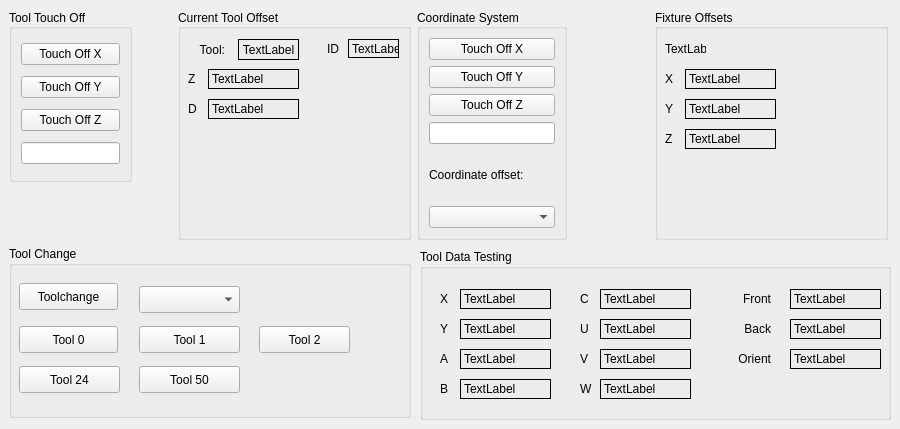
      <widget class="QWidget" name="tab_2">
       <attribute name="title">
        <string>Touch Off</string>
       </attribute>
       <widget class="QGroupBox" name="groupBox_6">
        <property name="geometry">
         <rect>
          <x>9</x>
          <y>9</y>
          <width>123</width>
          <height>173</height>
         </rect>
        </property>
        <property name="maximumSize">
         <size>
          <width>163</width>
          <height>16777215</height>
         </size>
        </property>
        <property name="title">
         <string>Tool Touch Off</string>
        </property>
        <property name="alignment">
         <set>Qt::AlignLeading|Qt::AlignLeft|Qt::AlignVCenter</set>
        </property>
        <layout class="QGridLayout" name="gridLayout_14">
         <item row="2" column="0">
          <widget class="QPushButton" name="tool_touchoff_z">
           <property name="text">
            <string>Touch Off Z</string>
           </property>
          </widget>
         </item>
         <item row="1" column="0">
          <widget class="QPushButton" name="tool_touchoff_y">
           <property name="text">
            <string>Touch Off Y</string>
           </property>
          </widget>
         </item>
         <item row="0" column="0">
          <widget class="QPushButton" name="tool_touchoff_x">
           <property name="text">
            <string>Touch Off X</string>
           </property>
          </widget>
         </item>
         <item row="3" column="0">
          <widget class="QLineEdit" name="tool_touchoff_le"/>
         </item>
        </layout>
       </widget>
       <widget class="QGroupBox" name="groupBox_11">
        <property name="geometry">
         <rect>
          <x>178</x>
          <y>9</y>
          <width>233</width>
          <height>231</height>
         </rect>
        </property>
        <property name="title">
         <string>Current Tool Offset</string>
        </property>
        <property name="alignment">
         <set>Qt::AlignLeading|Qt::AlignLeft|Qt::AlignVCenter</set>
        </property>
        <widget class="QLabel" name="label_27">
         <property name="geometry">
          <rect>
           <x>10</x>
           <y>60</y>
           <width>21</width>
           <height>19</height>
          </rect>
         </property>
         <property name="text">
          <string>Z</string>
         </property>
        </widget>
        <widget class="QLabel" name="tool_zoffset_lb">
         <property name="geometry">
          <rect>
           <x>30</x>
           <y>60</y>
           <width>91</width>
           <height>20</height>
          </rect>
         </property>
         <property name="frameShape">
          <enum>QFrame::Box</enum>
         </property>
         <property name="text">
          <string>TextLabel</string>
         </property>
         <property name="alignment">
          <set>Qt::AlignLeading|Qt::AlignLeft|Qt::AlignVCenter</set>
         </property>
        </widget>
        <widget class="QLabel" name="tool_diameter_lb">
         <property name="geometry">
          <rect>
           <x>30</x>
           <y>90</y>
           <width>91</width>
           <height>20</height>
          </rect>
         </property>
         <property name="frameShape">
          <enum>QFrame::Box</enum>
         </property>
         <property name="text">
          <string>TextLabel</string>
         </property>
         <property name="alignment">
          <set>Qt::AlignLeading|Qt::AlignLeft|Qt::AlignVCenter</set>
         </property>
        </widget>
        <widget class="QLabel" name="label_29">
         <property name="geometry">
          <rect>
           <x>10</x>
           <y>90</y>
           <width>21</width>
           <height>19</height>
          </rect>
         </property>
         <property name="text">
          <string>D</string>
         </property>
        </widget>
        <widget class="QLabel" name="tool_in_spindle_lb">
         <property name="geometry">
          <rect>
           <x>60</x>
           <y>30</y>
           <width>61</width>
           <height>21</height>
          </rect>
         </property>
         <property name="frameShape">
          <enum>QFrame::Box</enum>
         </property>
         <property name="text">
          <string>TextLabel</string>
         </property>
         <property name="alignment">
          <set>Qt::AlignCenter</set>
         </property>
        </widget>
        <widget class="QLabel" name="label_14">
         <property name="geometry">
          <rect>
           <x>10</x>
           <y>30</y>
           <width>41</width>
           <height>21</height>
          </rect>
         </property>
         <property name="baseSize">
          <size>
           <width>0</width>
           <height>0</height>
          </size>
         </property>
         <property name="text">
          <string>Tool:</string>
         </property>
         <property name="alignment">
          <set>Qt::AlignRight|Qt::AlignTrailing|Qt::AlignVCenter</set>
         </property>
         <property name="indent">
          <number>4</number>
         </property>
        </widget>
        <widget class="QLabel" name="label_32">
         <property name="geometry">
          <rect>
           <x>140</x>
           <y>30</y>
           <width>21</width>
           <height>20</height>
          </rect>
         </property>
         <property name="text">
          <string>ID</string>
         </property>
         <property name="alignment">
          <set>Qt::AlignRight|Qt::AlignTrailing|Qt::AlignVCenter</set>
         </property>
        </widget>
        <widget class="QLabel" name="tool_id_lb">
         <property name="geometry">
          <rect>
           <x>170</x>
           <y>30</y>
           <width>51</width>
           <height>19</height>
          </rect>
         </property>
         <property name="frameShape">
          <enum>QFrame::Box</enum>
         </property>
         <property name="text">
          <string>TextLabel</string>
         </property>
        </widget>
       </widget>
       <widget class="QGroupBox" name="groupBox_10">
        <property name="geometry">
         <rect>
          <x>655</x>
          <y>9</y>
          <width>233</width>
          <height>231</height>
         </rect>
        </property>
        <property name="title">
         <string>Fixture Offsets</string>
        </property>
        <property name="alignment">
         <set>Qt::AlignLeading|Qt::AlignLeft|Qt::AlignVCenter</set>
        </property>
        <widget class="QLabel" name="g5x_lb_z">
         <property name="geometry">
          <rect>
           <x>30</x>
           <y>120</y>
           <width>91</width>
           <height>20</height>
          </rect>
         </property>
         <property name="frameShape">
          <enum>QFrame::Box</enum>
         </property>
         <property name="text">
          <string>TextLabel</string>
         </property>
         <property name="alignment">
          <set>Qt::AlignLeading|Qt::AlignLeft|Qt::AlignVCenter</set>
         </property>
        </widget>
        <widget class="QLabel" name="g5x_index_lb">
         <property name="geometry">
          <rect>
           <x>10</x>
           <y>30</y>
           <width>41</width>
           <height>19</height>
          </rect>
         </property>
         <property name="text">
          <string>TextLabel</string>
         </property>
        </widget>
        <widget class="QLabel" name="label_26">
         <property name="geometry">
          <rect>
           <x>10</x>
           <y>120</y>
           <width>21</width>
           <height>19</height>
          </rect>
         </property>
         <property name="text">
          <string>Z</string>
         </property>
        </widget>
        <widget class="QLabel" name="label_24">
         <property name="geometry">
          <rect>
           <x>10</x>
           <y>60</y>
           <width>21</width>
           <height>19</height>
          </rect>
         </property>
         <property name="text">
          <string>X</string>
         </property>
        </widget>
        <widget class="QLabel" name="g5x_lb_x">
         <property name="geometry">
          <rect>
           <x>30</x>
           <y>60</y>
           <width>91</width>
           <height>20</height>
          </rect>
         </property>
         <property name="frameShape">
          <enum>QFrame::Box</enum>
         </property>
         <property name="text">
          <string>TextLabel</string>
         </property>
         <property name="alignment">
          <set>Qt::AlignLeading|Qt::AlignLeft|Qt::AlignVCenter</set>
         </property>
        </widget>
        <widget class="QLabel" name="g5x_lb_y">
         <property name="geometry">
          <rect>
           <x>30</x>
           <y>90</y>
           <width>91</width>
           <height>20</height>
          </rect>
         </property>
         <property name="frameShape">
          <enum>QFrame::Box</enum>
         </property>
         <property name="text">
          <string>TextLabel</string>
         </property>
         <property name="alignment">
          <set>Qt::AlignLeading|Qt::AlignLeft|Qt::AlignVCenter</set>
         </property>
        </widget>
        <widget class="QLabel" name="label_25">
         <property name="geometry">
          <rect>
           <x>10</x>
           <y>90</y>
           <width>21</width>
           <height>20</height>
          </rect>
         </property>
         <property name="text">
          <string>Y</string>
         </property>
        </widget>
       </widget>
       <widget class="QGroupBox" name="groupBox_5">
        <property name="geometry">
         <rect>
          <x>417</x>
          <y>9</y>
          <width>150</width>
          <height>231</height>
         </rect>
        </property>
        <property name="minimumSize">
         <size>
          <width>150</width>
          <height>0</height>
         </size>
        </property>
        <property name="title">
         <string>Coordinate System</string>
        </property>
        <property name="alignment">
         <set>Qt::AlignLeading|Qt::AlignLeft|Qt::AlignVCenter</set>
        </property>
        <layout class="QGridLayout" name="gridLayout_12">
         <item row="4" column="0">
          <widget class="QLabel" name="label_23">
           <property name="text">
            <string>Coordinate offset:</string>
           </property>
          </widget>
         </item>
         <item row="2" column="0">
          <widget class="QPushButton" name="touchoff_pb_z">
           <property name="text">
            <string>Touch Off Z</string>
           </property>
          </widget>
         </item>
         <item row="0" column="0">
          <widget class="QPushButton" name="touchoff_pb_x">
           <property name="text">
            <string>Touch Off X</string>
           </property>
          </widget>
         </item>
         <item row="5" column="0">
          <widget class="QComboBox" name="touchoff_system_cb"/>
         </item>
         <item row="1" column="0">
          <widget class="QPushButton" name="touchoff_pb_y">
           <property name="text">
            <string>Touch Off Y</string>
           </property>
          </widget>
         </item>
         <item row="3" column="0">
          <widget class="QLineEdit" name="touchoff_le"/>
         </item>
        </layout>
       </widget>
       <widget class="QGroupBox" name="groupBox_9">
        <property name="geometry">
         <rect>
          <x>9</x>
          <y>246</y>
          <width>402</width>
          <height>172</height>
         </rect>
        </property>
        <property name="title">
         <string>Tool Change</string>
        </property>
        <widget class="QPushButton" name="tool_change_pb">
         <property name="geometry">
          <rect>
           <x>10</x>
           <y>37</y>
           <width>99</width>
           <height>27</height>
          </rect>
         </property>
         <property name="toolTip">
          <string/>
         </property>
         <property name="toolTipDuration">
          <number>-1</number>
         </property>
         <property name="text">
          <string>Toolchange</string>
         </property>
        </widget>
        <widget class="QPushButton" name="tool_change_pb_0">
         <property name="geometry">
          <rect>
           <x>10</x>
           <y>80</y>
           <width>99</width>
           <height>27</height>
          </rect>
         </property>
         <property name="text">
          <string>Tool 0</string>
         </property>
        </widget>
        <widget class="QPushButton" name="tool_change_pb_1">
         <property name="geometry">
          <rect>
           <x>130</x>
           <y>80</y>
           <width>101</width>
           <height>27</height>
          </rect>
         </property>
         <property name="text">
          <string>Tool 1</string>
         </property>
        </widget>
        <widget class="QPushButton" name="tool_change_pb_24">
         <property name="geometry">
          <rect>
           <x>10</x>
           <y>120</y>
           <width>101</width>
           <height>27</height>
          </rect>
         </property>
         <property name="text">
          <string>Tool 24</string>
         </property>
        </widget>
        <widget class="QPushButton" name="tool_change_pb_2">
         <property name="geometry">
          <rect>
           <x>250</x>
           <y>80</y>
           <width>91</width>
           <height>27</height>
          </rect>
         </property>
         <property name="text">
          <string>Tool 2</string>
         </property>
        </widget>
        <widget class="QPushButton" name="tool_change_pb_50">
         <property name="geometry">
          <rect>
           <x>130</x>
           <y>120</y>
           <width>101</width>
           <height>27</height>
          </rect>
         </property>
         <property name="text">
          <string>Tool 50</string>
         </property>
        </widget>
        <widget class="QComboBox" name="tool_change_cb">
         <property name="geometry">
          <rect>
           <x>130</x>
           <y>40</y>
           <width>101</width>
           <height>27</height>
          </rect>
         </property>
        </widget>
       </widget>
       <widget class="QGroupBox" name="groupBox_14">
        <property name="geometry">
         <rect>
          <x>420</x>
          <y>249</y>
          <width>471</width>
          <height>171</height>
         </rect>
        </property>
        <property name="title">
         <string>Tool Data Testing</string>
        </property>
        <widget class="QLabel" name="tool_boffset_lb">
         <property name="geometry">
          <rect>
           <x>40</x>
           <y>130</y>
           <width>91</width>
           <height>20</height>
          </rect>
         </property>
         <property name="frameShape">
          <enum>QFrame::Box</enum>
         </property>
         <property name="text">
          <string>TextLabel</string>
         </property>
         <property name="alignment">
          <set>Qt::AlignLeading|Qt::AlignLeft|Qt::AlignVCenter</set>
         </property>
        </widget>
        <widget class="QLabel" name="tool_aoffset_lb">
         <property name="geometry">
          <rect>
           <x>40</x>
           <y>100</y>
           <width>91</width>
           <height>20</height>
          </rect>
         </property>
         <property name="frameShape">
          <enum>QFrame::Box</enum>
         </property>
         <property name="text">
          <string>TextLabel</string>
         </property>
         <property name="alignment">
          <set>Qt::AlignLeading|Qt::AlignLeft|Qt::AlignVCenter</set>
         </property>
        </widget>
        <widget class="QLabel" name="tool_yoffset_lb">
         <property name="geometry">
          <rect>
           <x>40</x>
           <y>70</y>
           <width>91</width>
           <height>20</height>
          </rect>
         </property>
         <property name="frameShape">
          <enum>QFrame::Box</enum>
         </property>
         <property name="text">
          <string>TextLabel</string>
         </property>
         <property name="alignment">
          <set>Qt::AlignLeading|Qt::AlignLeft|Qt::AlignVCenter</set>
         </property>
        </widget>
        <widget class="QLabel" name="label_37">
         <property name="geometry">
          <rect>
           <x>20</x>
           <y>130</y>
           <width>21</width>
           <height>19</height>
          </rect>
         </property>
         <property name="text">
          <string>B</string>
         </property>
        </widget>
        <widget class="QLabel" name="label_34">
         <property name="geometry">
          <rect>
           <x>20</x>
           <y>40</y>
           <width>21</width>
           <height>19</height>
          </rect>
         </property>
         <property name="text">
          <string>X</string>
         </property>
        </widget>
        <widget class="QLabel" name="label_35">
         <property name="geometry">
          <rect>
           <x>20</x>
           <y>70</y>
           <width>21</width>
           <height>19</height>
          </rect>
         </property>
         <property name="text">
          <string>Y</string>
         </property>
        </widget>
        <widget class="QLabel" name="tool_xoffset_lb">
         <property name="geometry">
          <rect>
           <x>40</x>
           <y>40</y>
           <width>91</width>
           <height>20</height>
          </rect>
         </property>
         <property name="frameShape">
          <enum>QFrame::Box</enum>
         </property>
         <property name="text">
          <string>TextLabel</string>
         </property>
         <property name="alignment">
          <set>Qt::AlignLeading|Qt::AlignLeft|Qt::AlignVCenter</set>
         </property>
        </widget>
        <widget class="QLabel" name="label_36">
         <property name="geometry">
          <rect>
           <x>20</x>
           <y>100</y>
           <width>21</width>
           <height>19</height>
          </rect>
         </property>
         <property name="text">
          <string>A</string>
         </property>
        </widget>
        <widget class="QLabel" name="tool_voffset_lb">
         <property name="geometry">
          <rect>
           <x>180</x>
           <y>100</y>
           <width>91</width>
           <height>20</height>
          </rect>
         </property>
         <property name="frameShape">
          <enum>QFrame::Box</enum>
         </property>
         <property name="text">
          <string>TextLabel</string>
         </property>
         <property name="alignment">
          <set>Qt::AlignLeading|Qt::AlignLeft|Qt::AlignVCenter</set>
         </property>
        </widget>
        <widget class="QLabel" name="tool_uoffset_lb">
         <property name="geometry">
          <rect>
           <x>180</x>
           <y>70</y>
           <width>91</width>
           <height>20</height>
          </rect>
         </property>
         <property name="frameShape">
          <enum>QFrame::Box</enum>
         </property>
         <property name="text">
          <string>TextLabel</string>
         </property>
         <property name="alignment">
          <set>Qt::AlignLeading|Qt::AlignLeft|Qt::AlignVCenter</set>
         </property>
        </widget>
        <widget class="QLabel" name="label_42">
         <property name="geometry">
          <rect>
           <x>160</x>
           <y>130</y>
           <width>21</width>
           <height>19</height>
          </rect>
         </property>
         <property name="text">
          <string>W</string>
         </property>
        </widget>
        <widget class="QLabel" name="label_43">
         <property name="geometry">
          <rect>
           <x>160</x>
           <y>40</y>
           <width>21</width>
           <height>19</height>
          </rect>
         </property>
         <property name="text">
          <string>C</string>
         </property>
        </widget>
        <widget class="QLabel" name="label_44">
         <property name="geometry">
          <rect>
           <x>160</x>
           <y>70</y>
           <width>21</width>
           <height>19</height>
          </rect>
         </property>
         <property name="text">
          <string>U</string>
         </property>
        </widget>
        <widget class="QLabel" name="tool_coffset_lb">
         <property name="geometry">
          <rect>
           <x>180</x>
           <y>40</y>
           <width>91</width>
           <height>20</height>
          </rect>
         </property>
         <property name="frameShape">
          <enum>QFrame::Box</enum>
         </property>
         <property name="text">
          <string>TextLabel</string>
         </property>
         <property name="alignment">
          <set>Qt::AlignLeading|Qt::AlignLeft|Qt::AlignVCenter</set>
         </property>
        </widget>
        <widget class="QLabel" name="tool_woffset_lb">
         <property name="geometry">
          <rect>
           <x>180</x>
           <y>130</y>
           <width>91</width>
           <height>20</height>
          </rect>
         </property>
         <property name="frameShape">
          <enum>QFrame::Box</enum>
         </property>
         <property name="text">
          <string>TextLabel</string>
         </property>
         <property name="alignment">
          <set>Qt::AlignLeading|Qt::AlignLeft|Qt::AlignVCenter</set>
         </property>
        </widget>
        <widget class="QLabel" name="label_45">
         <property name="geometry">
          <rect>
           <x>160</x>
           <y>100</y>
           <width>21</width>
           <height>19</height>
          </rect>
         </property>
         <property name="text">
          <string>V</string>
         </property>
        </widget>
        <widget class="QLabel" name="tool_orientation_lb">
         <property name="geometry">
          <rect>
           <x>370</x>
           <y>100</y>
           <width>91</width>
           <height>20</height>
          </rect>
         </property>
         <property name="frameShape">
          <enum>QFrame::Box</enum>
         </property>
         <property name="text">
          <string>TextLabel</string>
         </property>
         <property name="alignment">
          <set>Qt::AlignLeading|Qt::AlignLeft|Qt::AlignVCenter</set>
         </property>
        </widget>
        <widget class="QLabel" name="tool_backangle_lb">
         <property name="geometry">
          <rect>
           <x>370</x>
           <y>70</y>
           <width>91</width>
           <height>20</height>
          </rect>
         </property>
         <property name="frameShape">
          <enum>QFrame::Box</enum>
         </property>
         <property name="text">
          <string>TextLabel</string>
         </property>
         <property name="alignment">
          <set>Qt::AlignLeading|Qt::AlignLeft|Qt::AlignVCenter</set>
         </property>
        </widget>
        <widget class="QLabel" name="label_47">
         <property name="geometry">
          <rect>
           <x>300</x>
           <y>40</y>
           <width>51</width>
           <height>19</height>
          </rect>
         </property>
         <property name="text">
          <string>Front</string>
         </property>
         <property name="alignment">
          <set>Qt::AlignRight|Qt::AlignTrailing|Qt::AlignVCenter</set>
         </property>
        </widget>
        <widget class="QLabel" name="label_48">
         <property name="geometry">
          <rect>
           <x>300</x>
           <y>70</y>
           <width>51</width>
           <height>19</height>
          </rect>
         </property>
         <property name="text">
          <string>Back</string>
         </property>
         <property name="alignment">
          <set>Qt::AlignRight|Qt::AlignTrailing|Qt::AlignVCenter</set>
         </property>
        </widget>
        <widget class="QLabel" name="tool_frontangle_lb">
         <property name="geometry">
          <rect>
           <x>370</x>
           <y>40</y>
           <width>91</width>
           <height>20</height>
          </rect>
         </property>
         <property name="frameShape">
          <enum>QFrame::Box</enum>
         </property>
         <property name="text">
          <string>TextLabel</string>
         </property>
         <property name="alignment">
          <set>Qt::AlignLeading|Qt::AlignLeft|Qt::AlignVCenter</set>
         </property>
        </widget>
        <widget class="QLabel" name="label_49">
         <property name="geometry">
          <rect>
           <x>300</x>
           <y>100</y>
           <width>51</width>
           <height>19</height>
          </rect>
         </property>
         <property name="text">
          <string>Orient</string>
         </property>
         <property name="alignment">
          <set>Qt::AlignRight|Qt::AlignTrailing|Qt::AlignVCenter</set>
         </property>
        </widget>
       </widget>
      </widget>
